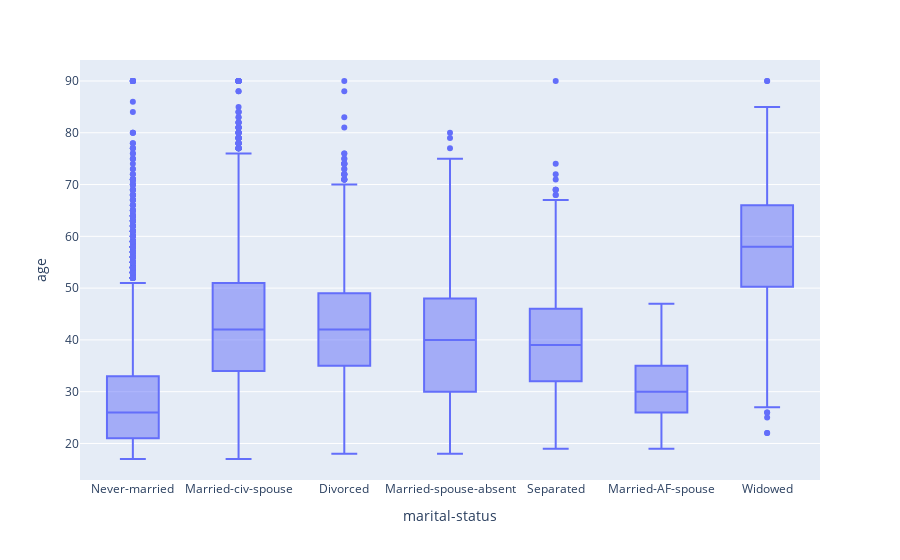

The code cell stored with this chart in its notebook:
### Markdown cell above
### 9. Plot box-plot for marital status of different ages

### Code cell
fig = px.box(data_copy, x='marital-status',y='age')
fig.show()

### Figure 1 — Plotly figure (JSON) as saved in the notebook; plotly's stock layout.template omitted (floating-point values rounded to 4 significant figures; data arrays with more than 128 entries replaced by an {"elided": "..."} marker saying what was removed)
{"data": [{"alignmentgroup": "True", "hovertemplate": "marital-status=%{x}<br>age=%{y}<extra></extra>", "legendgroup": "", "marker": {"color": "#636efa"}, "name": "", "notched": false, "offsetgroup": "", "orientation": "v", "showlegend": false, "type": "box", "x": {"elided": "30139 str values"}, "x0": " ", "xaxis": "x", "y": {"elided": "30139 int values"}, "y0": " ", "yaxis": "y"}], "layout": {"boxmode": "group", "legend": {"tracegroupgap": 0}, "margin": {"t": 60}, "xaxis": {"anchor": "y", "domain": [0, 1], "title": {"text": "marital-status"}}, "yaxis": {"anchor": "x", "domain": [0, 1], "title": {"text": "age"}}}}
